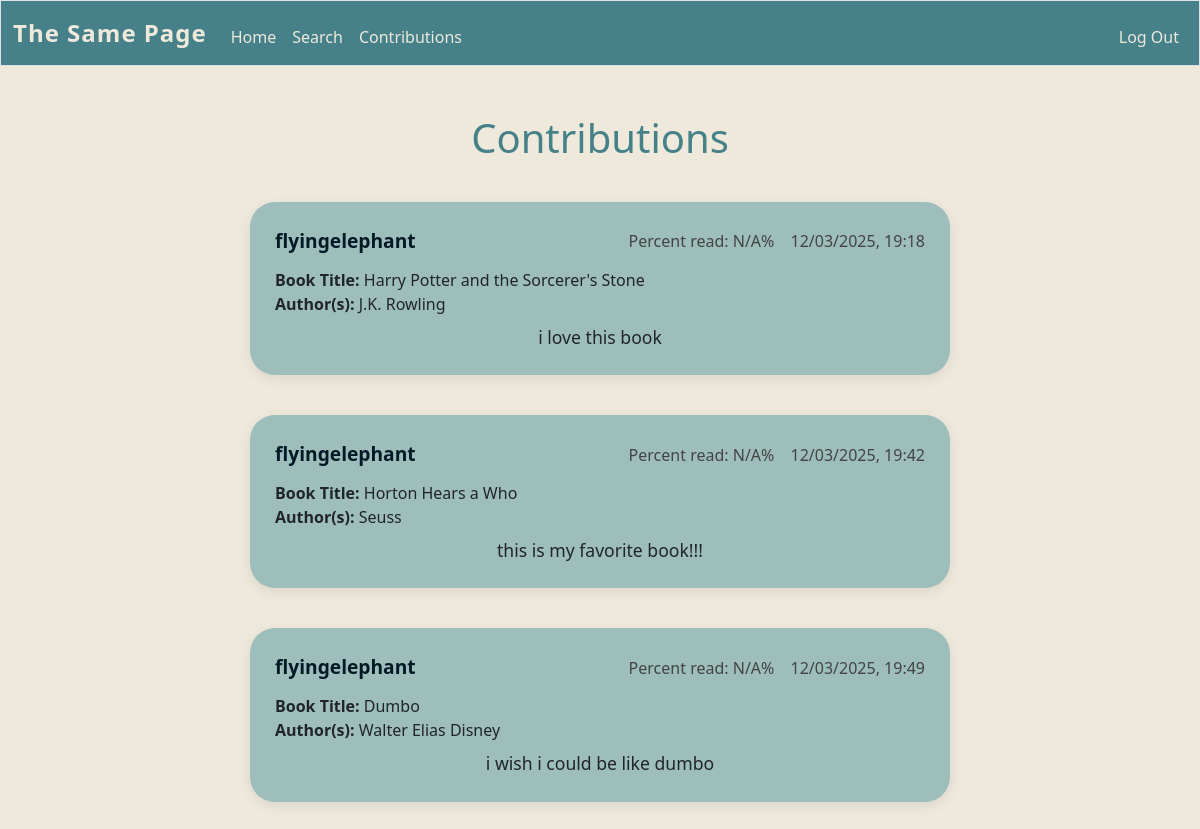
/contributions (signed in), run on an earlier commit of the app's database.
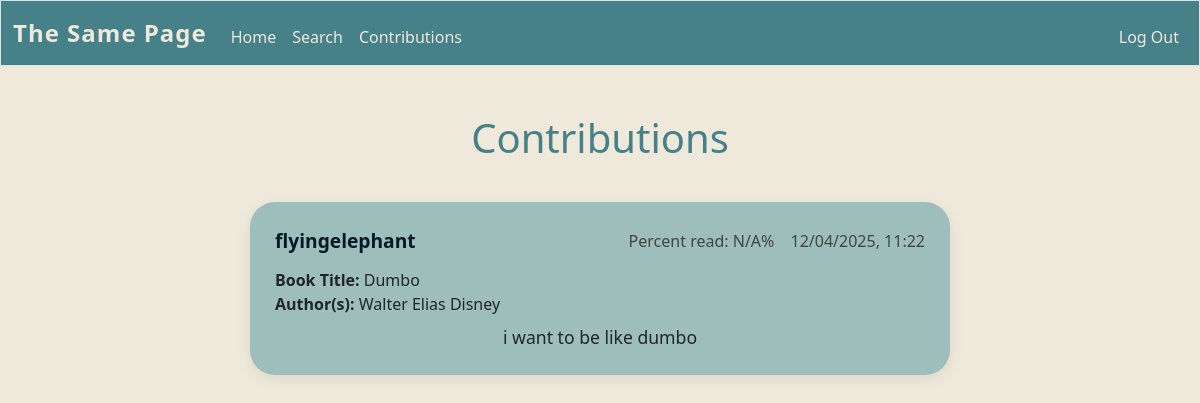
And on a later commit of the database.
### tables this page shows
CREATE TABLE forums (username TEXT NOT NULL, comment TEXT NOT NULL, parent_id INTEGER, time DATETIME, forum_id INTEGER, percentage TEXT, comment_id INTEGER PRIMARY KEY AUTOINCREMENT NOT NULL, FOREIGN KEY (forum_id) REFERENCES chapters(forum_id));

CREATE TABLE chapters (title TEXT NOT NULL, author TEXT NOT NULL, forum_id INTEGER PRIMARY KEY AUTOINCREMENT NOT NULL, thumbnail TEXT, pageCount INTEGER);

### app.py (the view)
@app.route('/contributions', methods=['GET'])
def contributions():
    user_id = session["user_id"]
    username = executeSQL("SELECT username FROM users WHERE id = ?", (user_id,), False)[0][0]
    user_comments = executeSQL("SELECT * FROM forums WHERE username = ?", (username,), False)
    comments_info = []
    for comment in user_comments:
        book_id = comment[4]
        book_info = executeSQL("SELECT * FROM chapters WHERE forum_id = ?", (book_id,), False)
        if book_info:
            title = book_info[0][0]
            author = book_info[0][1]
        else:
            title = None
            author = None
        comments_info.append({"username":comment[0], "comment":comment[1], "date":comment[3], "percent":comment[5] ,"title":title, "author":author})
    return render_template("contributions.html", comments_info = comments_info)

### app.py (called while the page is built)
def executeSQL(command, args, needCommit):
    connection = sqlite3.connect('info.db')
    db = connection.cursor()
    db.execute(command, args)
    val = db.fetchall()
    if needCommit:
        connection.commit()
    connection.close()
    return val

@app.after_request
def after_request(response):
    response.headers["Cache-Control"] = "no-cache, no-store, must-revalidate"
    response.headers["Expires"] = 0
    response.headers["Pragma"] = "no-cache"
    return response

### templates/contributions.html (shortened to what this page needs)
{% extends "layout.html" %}
{% block main %}
    <h1>Contributions</h1>
    {% for comment in comments_info %}
    <div class = comment-box>
        <div class = comment-header>
            <div class="comment-username">
                {{comment['username']}}
            </div>
            <div class="comment-right">
                <span class="comment-percent">Percent read: {{comment['percent']}}%</span>
                <span class="comment-date">{{comment['date']}}</span>
            </div>
        </div>
        <div class = "comment-book">
            <div>
                <b>Book Title:</b> {{comment['title']}}
            </div>
            <div>
                <b>Author(s):</b> {{comment['author']}}
            </div>
        </div>
        <div class = "comment-text">
            {{comment['comment']}}
        </div>
    </div>
    {% endfor %}
{% endblock %}

### templates/layout.html (shortened to what this page needs)
<!DOCTYPE html>
<html lang="en">
    <head>
        <link href="https://cdn.jsdelivr.net/npm/bootstrap@5.3.8/dist/css/bootstrap.min.css" rel="stylesheet">
        <link href="/static/styles.css" rel="stylesheet">
        <link rel="stylesheet" href="https://cdnjs.cloudflare.com/ajax/libs/font-awesome/6.5.1/css/all.min.css">
    </head>
    <body>
        <nav class="border navbar navbar-expand-md navbar-light">
            <div class="container-fluid">
                <a class="navbar-brand" href="/"><span>The Same Page</span></a>
                <div class="collapse navbar-collapse" id="navbar">
                    {% if session["user_id"] %}
                        <ul class="navbar-nav me-auto mt-2">
                            <li class="nav-item"><a class="nav-link" href="/">Home</a></li>
                            <li class="nav-item"><a class="nav-link" href="/search">Search</a></li>
                            <li class="nav-item"><a class="nav-link" href="/contributions">Contributions</a></li>
                        </ul>
                        <ul class="navbar-nav ms-auto mt-2">
                            <li class="nav-item"><a class="nav-link" href="/logout">Log Out</a></li>
                        </ul>
                    {% else %}
                        <ul class="navbar-nav ms-auto mt-2">
                            <li class="nav-item"><a class="nav-link" href="/register">Register</a></li>
                            <li class="nav-item"><a class="nav-link" href="/login">Log In</a></li>
                        </ul>
                    {% endif %}
                </div>
            </div>
        </nav>
        <main class="container-fluid py-5 text-center">
            {% block main %}{% endblock %}
        </main>
    </body>
</html>

### static/styles.css (style rules this page uses)
:root { --dark: #031926; --dark-teal: #468189; --medium-teal: #77ACA2; --light-teal: #9DBEBB; --lightest-teal: #c0d8d6; --cream: #F4E9CD; --light-cream: #eee9db; --dark-cream: #e3dac3; --spacing-unit: 16px; }
nav.navbar { background-color: var(--dark-teal); border-bottom: 3px solid var(--dark); padding-top: 0.5rem; padding-bottom: 0.5rem; border-color: var(--dark); }
.navbar-brand span { color: var(--light-cream); background-color: var(--dark-teal); font-weight: 600; font-size: 1.5rem; letter-spacing: 1px; }
.navbar-nav .nav-link { color: var(--light-cream); font-weight: 500; padding-left: 1rem; padding-right: 1rem; transition: color 0.3s ease, background-color 0.3s ease; }
.navbar-collapse { background-color: var(--dark-teal); }
h1 { color: var(--dark-teal); }
body { background-color: var(--light-cream); }
.comment-box { background: var(--light-teal); padding: 25px; border-radius: 25px; box-shadow: 0 4px 14px rgba(0,0,0,0.08); margin: 40px auto; max-width: 700px; }
.comment-header { display: flex; justify-content: space-between; align-items: center; margin-bottom: 12px; font-weight: 600; }
.comment-right { text-align: right; white-space: nowrap; font-weight: 400; color: #444; }
.comment-percent, .comment-date { display: inline-block; margin-left: 12px; }
.comment-text { text-align: center; font-size: 1.1rem; margin-top: 8px; }
.comment-username { font-size: 1.2rem; font-weight: 700; color: var(--dark); }
.comment-book { text-align: left; }

What changed in the data, as far as the page shows it:
removed forums: username "flyingelephant", percent "N/A", date "12/03/2025, 19:18", comment "i love this book"
no longer on this page (row unchanged): chapters: title "Harry Potter and the Sorcerer's Stone", author "J.K. Rowling"
removed forums: username "flyingelephant", percent "N/A", date "12/03/2025, 19:42", comment "this is my favorite book!!!"
no longer on this page (row unchanged): chapters: title "Horton Hears a Who", author "Seuss"
removed forums: username "flyingelephant", percent "N/A", date "12/03/2025, 19:49", comment "i wish i could be like dumbo"
now on this page (row edited): forums: username "flyingelephant", percent "N/A", date "12/04/2025, 11:22", comment "i want to be like dumbo"
Also different on the page:
new list line: "Percent read: % Book Title: Author(s):"
new list line: "Dumbo Walter Elias Disney"
list line gone: "Percent read: % Book Title: Author(s):"
list line gone: "Dumbo Walter Elias Disney"
